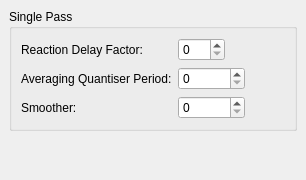
     <widget class="QWidget" name="tab_3" >
      <attribute name="title" >
       <string>Single Pass</string>
      </attribute>
      <layout class="QVBoxLayout" >
       <property name="margin" >
        <number>9</number>
       </property>
       <property name="spacing" >
        <number>6</number>
       </property>
       <item>
        <widget class="QGroupBox" name="groupBox" >
         <property name="title" >
          <string>Single Pass</string>
         </property>
         <layout class="QGridLayout" >
          <property name="margin" >
           <number>9</number>
          </property>
          <property name="spacing" >
           <number>6</number>
          </property>
          <item row="2" column="0" >
           <widget class="QLabel" name="label_11" >
            <property name="text" >
             <string>Smoother:</string>
            </property>
           </widget>
          </item>
          <item row="1" column="0" >
           <widget class="QLabel" name="label_10" >
            <property name="text" >
             <string>Averaging Quantiser Period:</string>
            </property>
           </widget>
          </item>
          <item row="0" column="0" >
           <widget class="QLabel" name="label_9" >
            <property name="text" >
             <string>Reaction Delay Factor:</string>
            </property>
           </widget>
          </item>
          <item row="2" column="1" >
           <layout class="QHBoxLayout" >
            <property name="margin" >
             <number>0</number>
            </property>
            <property name="spacing" >
             <number>6</number>
            </property>
            <item>
             <widget class="QSpinBox" name="spinBox_3" >
              <property name="maximum" >
               <number>2147483647</number>
              </property>
             </widget>
            </item>
            <item>
             <spacer>
              <property name="orientation" >
               <enum>Qt::Horizontal</enum>
              </property>
              <property name="sizeHint" >
               <size>
                <width>40</width>
                <height>20</height>
               </size>
              </property>
             </spacer>
            </item>
           </layout>
          </item>
          <item row="1" column="1" >
           <layout class="QHBoxLayout" >
            <property name="margin" >
             <number>0</number>
            </property>
            <property name="spacing" >
             <number>6</number>
            </property>
            <item>
             <widget class="QSpinBox" name="spinBox_2" >
              <property name="maximum" >
               <number>2147483647</number>
              </property>
             </widget>
            </item>
            <item>
             <spacer>
              <property name="orientation" >
               <enum>Qt::Horizontal</enum>
              </property>
              <property name="sizeHint" >
               <size>
                <width>40</width>
                <height>20</height>
               </size>
              </property>
             </spacer>
            </item>
           </layout>
          </item>
          <item row="0" column="1" >
           <layout class="QHBoxLayout" >
            <property name="margin" >
             <number>0</number>
            </property>
            <property name="spacing" >
             <number>6</number>
            </property>
            <item>
             <widget class="QSpinBox" name="spinBox" >
              <property name="maximum" >
               <number>100</number>
              </property>
             </widget>
            </item>
            <item>
             <spacer>
              <property name="orientation" >
               <enum>Qt::Horizontal</enum>
              </property>
              <property name="sizeHint" >
               <size>
                <width>40</width>
                <height>20</height>
               </size>
              </property>
             </spacer>
            </item>
           </layout>
          </item>
         </layout>
        </widget>
       </item>
       <item>
        <spacer>
         <property name="orientation" >
          <enum>Qt::Vertical</enum>
         </property>
         <property name="sizeHint" >
          <size>
           <width>20</width>
           <height>40</height>
          </size>
         </property>
        </spacer>
       </item>
      </layout>
     </widget>
